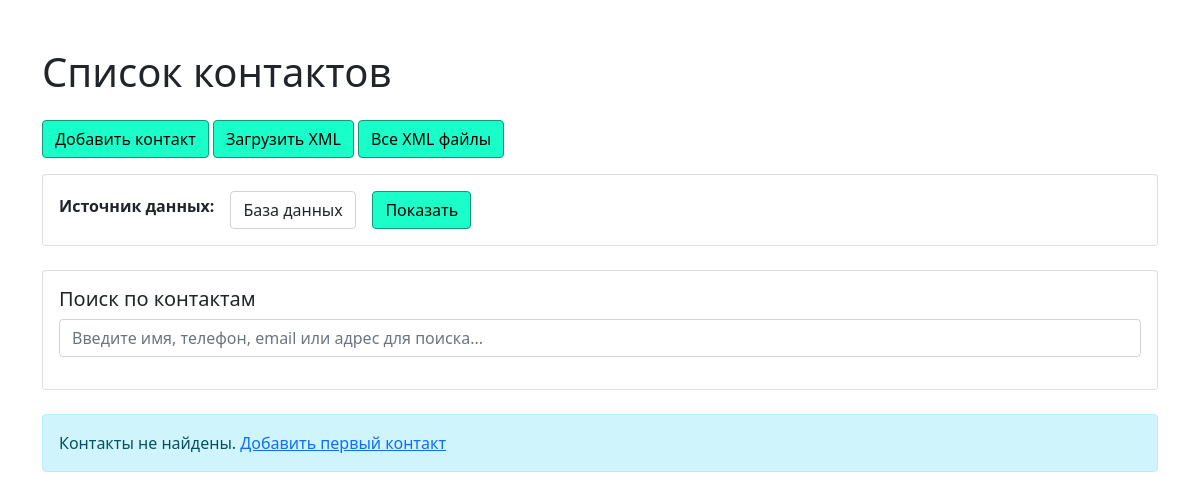
The page /contacts/ on the database as committed earlier.
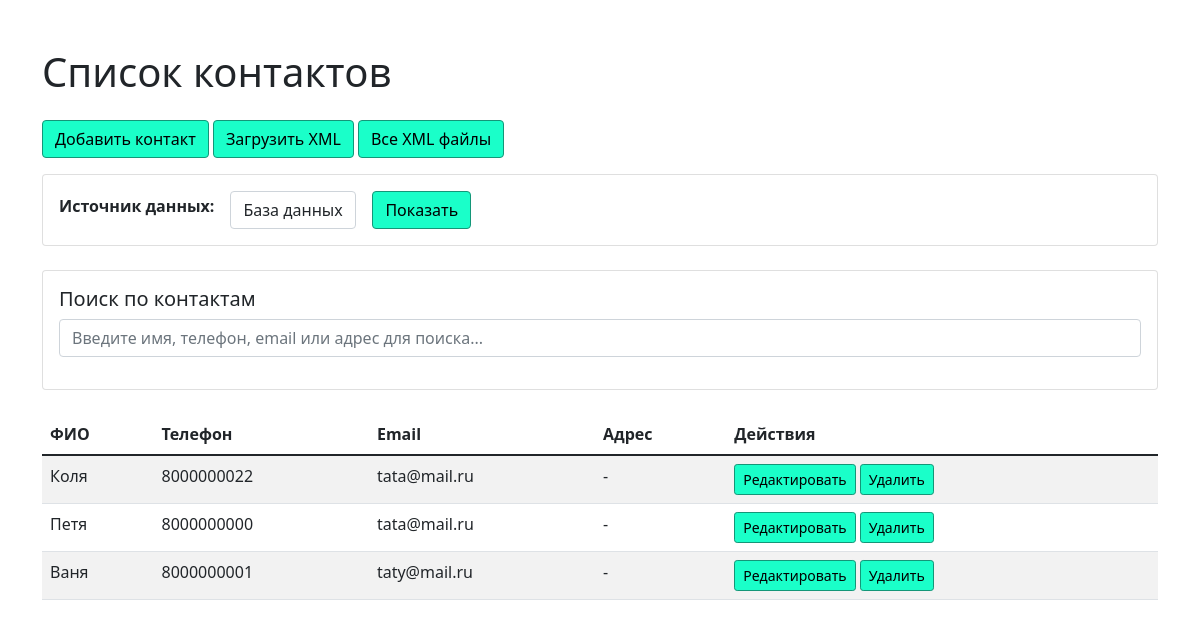
The same page on the database as committed later.
### xmlcontacts/models.py (models this page shows, shortened)
class Contact(models.Model):
    name = models.CharField(max_length=100, verbose_name='ФИО')
    phone = models.CharField(max_length=20, verbose_name='Телефон')
    email = models.EmailField(verbose_name='Email')
    address = models.TextField(blank=True, null=True, verbose_name='Адрес')
    created_at = models.DateTimeField(auto_now_add=True)
    class Meta: #метаданные таблицы
        db_table = 'contacts'
        verbose_name = 'Контакт'
        verbose_name_plural = 'Контакты'
        unique_together = ['name', 'phone', 'email']  # Для проверки дубликатов

### xmlcontacts/views.py (the view)
# urls.py: path('contacts/', views.contact_list, name='contact_list'),
def contact_list(request):
    source_form = DataSourceForm(request.GET or None)
    source = request.GET.get('source', 'db') #Получаем выбранный источник данных (или 'db' по умолчанию)
    if source == 'db':
        contacts = get_all_contacts_from_db()
        from_db = True
    else:
        contacts = get_all_contacts_from_xml()
        from_db = False
    context = {
        'contacts': contacts,
        'has_contacts': len(contacts) > 0,
        'source_form': source_form,
        'from_db': from_db,
        'current_source': source
    }
    return render(request, 'contact_list.html', context)

### xmlcontacts/forms.py
class DataSourceForm(forms.Form):
    SOURCE_CHOICES = [
        ('db', 'База данных'),
        ('xml', 'XML файлы'),
    ]
    source = forms.ChoiceField(
        label='Источник данных',
        choices=SOURCE_CHOICES,
        initial='db',
        widget=forms.Select(attrs={'class': 'form-control', 'id': 'source-selector'})
    )

### xmlcontacts/utils.py (called while the page is built)
def get_all_contacts_from_db():
    return Contact.objects.all().order_by('-created_at')

### templates/contact_list.html (shortened to what this page needs)
{% load static %}
<!DOCTYPE html>
<html>
<head>
    <link href="https://cdn.jsdelivr.net/npm/bootstrap@5.1.3/dist/css/bootstrap.min.css" rel="stylesheet">
    <link rel="stylesheet" href="{% static 'css/style.css' %}">
</head>
<body>
<div class="container mt-5">
    <h1 class="mb-4">Список контактов</h1>
    <div class="mb-3">
        <a href="{% url 'contact_form' %}" class="btn btn-primary">Добавить контакт</a>
        <a href="{% url 'upload_xml' %}" class="btn btn-info">Загрузить XML</a>
        <a href="{% url 'xml_files_list' %}" class="btn btn-warning">Все XML файлы</a>
    </div>
    <div class="card mb-4">
        <div class="card-body">
            <form method="get" class="row g-3 align-items-center">
                <div class="col-auto">
                    <label class="form-label"><strong>Источник данных:</strong></label>
                </div>
                <div class="col-auto">
                    {{ source_form.source }}
                </div>
                <div class="col-auto">
                    <button type="submit" class="btn btn-outline-primary">Показать</button>
                </div>
            </form>
        </div>
    </div>
    {% if from_db %}
    <div class="card mb-4">
        <div class="card-body">
            <h5 class="card-title">Поиск по контактам</h5>
            <input type="text" id="search-input" class="form-control" placeholder="Введите имя, телефон, email или адрес для поиска...">
        </div>
    </div>
    {% endif %}
    {% if has_contacts %}
        <div class="table-responsive">
            <table class="table table-striped">
                <thead>
                    <tr>
                        <th>ФИО</th>
                        <th>Телефон</th>
                        <th>Email</th>
                        <th>Адрес</th>
                        {% if from_db %}
                        <th>Действия</th>
                        {% endif %}
                    </tr>
                </thead>
                <tbody id="contacts-table-body">
                    {% for contact in contacts %}
                    <tr>
                        <td>{{ contact.name }}</td>
                        <td>{{ contact.phone }}</td>
                        <td>{{ contact.email }}</td>
                        <td>{{ contact.address|default:"-" }}</td>
                        {% if from_db %}
                        <td>
                            <a href="{% url 'edit_contact' contact.id %}" class="btn btn-sm btn-warning">Редактировать</a>
                            <a href="{% url 'delete_contact' contact.id %}" class="btn btn-sm btn-danger">Удалить</a>
                        </td>
                        {% endif %}
                    </tr>
                    {% endfor %}
                </tbody>
            </table>
        </div>
    {% else %}
        <div class="alert alert-info">
            Контакты не найдены. <a href="{% url 'contact_form' %}">Добавить первый контакт</a>
        </div>
    {% endif %}
</div>
</body>
</html>

### static/css/style.css (style rules this page uses)
.btn { background: #1affc9; color: black; border-color: #149678; }

Rows that differ between the two databases and show on the page:
added Contact: name "Коля", phone "8000000022", email "tata@mail.ru", address "-"
added Contact: name "Петя", phone "8000000000", email "tata@mail.ru", address "-"
added Contact: name "Ваня", phone "8000000001", email "taty@mail.ru", address "-"
Other text that changed with them:
text no longer shown: "Контакты не найдены. Добавить первый контакт"
text now shown: "ФИО Телефон Email Адрес Действия"
